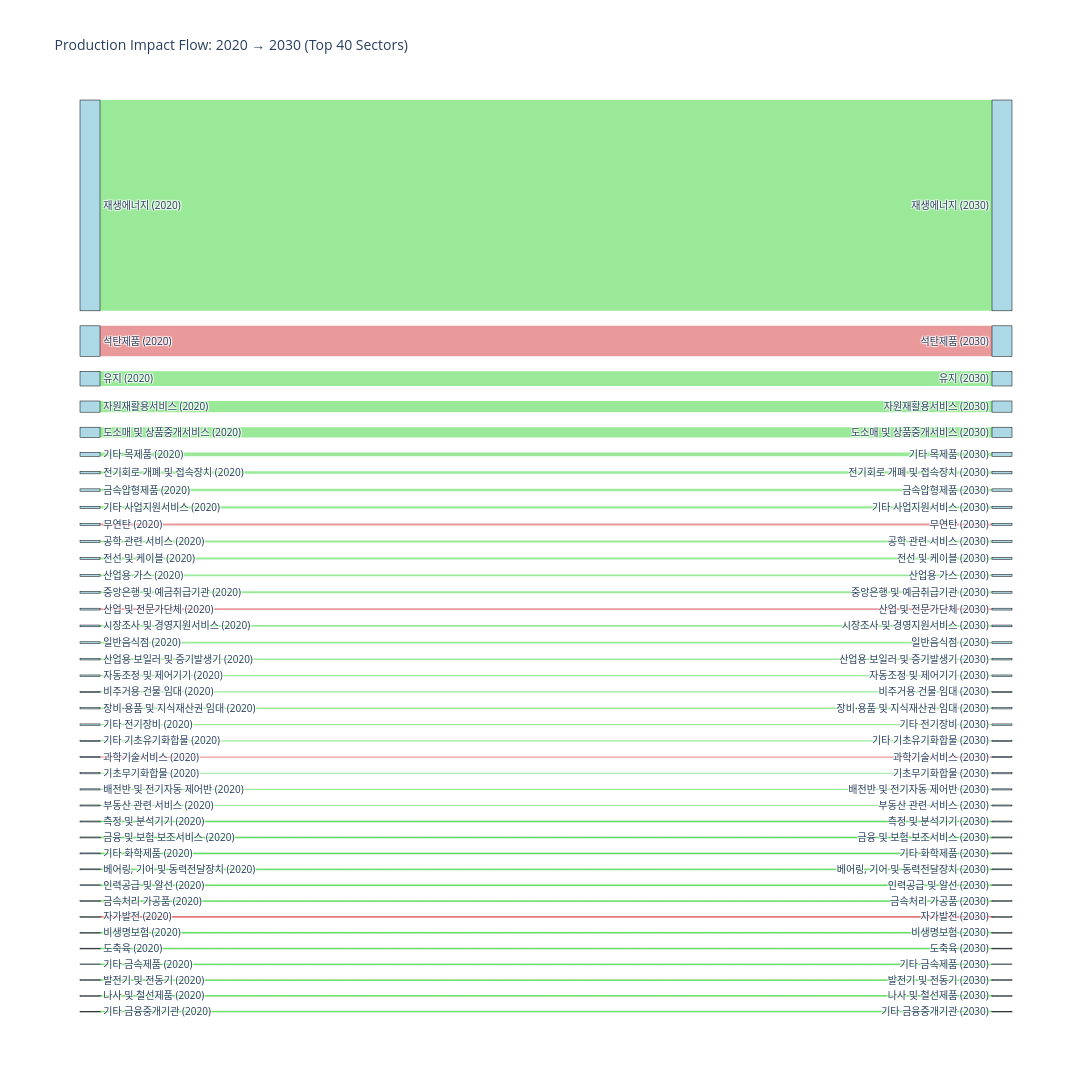

Notebook source saved alongside this figure:
### Code cell
# Sankey diagram for sankey_total_prod (2020 to 2030, Top 40 sectors)
import plotly.graph_objects as go
import IPython
import os

# Read sankey_total_prod data
sankey_total_prod = pd.read_excel('data/full sector_total.xlsx', sheet_name='total_production')

# Extract top 40 sectors based on absolute values in 2030
sankey_data = sankey_total_prod.copy()
sankey_data['abs_2030'] = sankey_data[2030].abs()
top_40_sectors = sankey_data.nlargest(40, 'abs_2030')

# Prepare data for Sankey
sources = []
targets = []
values = []
colors = []

# Create labels: sector names for 2020 and 2030
sector_names = top_40_sectors['sector name'].tolist()
labels_2020 = [f"{name} (2020)" for name in sector_names]
labels_2030 = [f"{name} (2030)" for name in sector_names]
labels = labels_2020 + labels_2030

# Create flows from 2020 to 2030
for idx, row in top_40_sectors.iterrows():
    source_idx = sector_names.index(row['sector name'])
    target_idx = len(sector_names) + sector_names.index(row['sector name'])

    # Use 2030 value as flow width (take absolute value)
    value = abs(row[2030])

    # Color flows based on positive (green) or negative (red) impact
    if row[2030] > 0:
        color = "rgba(0, 200, 0, 0.4)"
    else:
        color = "rgba(200, 0, 0, 0.4)"

    sources.append(source_idx)
    targets.append(target_idx)
    values.append(value)
    colors.append(color)

# Create Sankey diagram
fig = go.Figure(data=[go.Sankey(
    node=dict(
        pad=15,
        thickness=20,
        line=dict(color="black", width=0.5),
        label=labels,
        color="lightblue"
    ),
    link=dict(
        source=sources,
        target=targets,
        value=values,
        color=colors
    )
)])

fig.update_layout(
    title_text="Production Impact Flow: 2020 → 2030 (Top 40 Sectors)",
    font_size=10,
    height=1400,
    width=1600
)

# Save figure as a static image (JPG)
# Ensure the output directory exists
output_dir = "output"
if not os.path.exists(output_dir):
    os.makedirs(output_dir)

img_path = os.path.join(output_dir, "sankey_prod_2020_2030.jpg")

try:
    fig.write_image(img_path, format="jpg")
    print(f"Sankey diagram saved to '{img_path}'")
    # Show a download link in Jupyter/IPython
    from IPython.display import display, FileLink
    display(FileLink(img_path))
except ValueError as e:
    print("Image export failed. Please ensure 'kaleido' is installed. Run:")
    print("!pip install -U kaleido")
    print(str(e))

# (Optional) Still show interactive HTML and save as before
fig.write_html('output/sankey_prod_2020_2030.html')
fig.show()

### Figure 1 — Plotly figure (JSON) as saved in the notebook; plotly's stock layout.template omitted (floating-point values rounded to 4 significant figures)
{"data": [{"link": {"color": ["rgba(0, 200, 0, 0.4)", "rgba(200, 0, 0, 0.4)", "rgba(0, 200, 0, 0.4)", "rgba(0, 200, 0, 0.4)", "rgba(0, 200, 0, 0.4)", "rgba(0, 200, 0, 0.4)", "rgba(0, 200, 0, 0.4)", "rgba(0, 200, 0, 0.4)", "rgba(0, 200, 0, 0.4)", "rgba(200, 0, 0, 0.4)", "rgba(0, 200, 0, 0.4)", "rgba(0, 200, 0, 0.4)", "rgba(0, 200, 0, 0.4)", "rgba(0, 200, 0, 0.4)", "rgba(200, 0, 0, 0.4)", "rgba(0, 200, 0, 0.4)", "rgba(0, 200, 0, 0.4)", "rgba(0, 200, 0, 0.4)", "rgba(0, 200, 0, 0.4)", "rgba(0, 200, 0, 0.4)", "rgba(0, 200, 0, 0.4)", "rgba(0, 200, 0, 0.4)", "rgba(0, 200, 0, 0.4)", "rgba(200, 0, 0, 0.4)", "rgba(0, 200, 0, 0.4)", "rgba(0, 200, 0, 0.4)", "rgba(0, 200, 0, 0.4)", "rgba(0, 200, 0, 0.4)", "rgba(0, 200, 0, 0.4)", "rgba(0, 200, 0, 0.4)", "rgba(0, 200, 0, 0.4)", "rgba(0, 200, 0, 0.4)", "rgba(0, 200, 0, 0.4)", "rgba(200, 0, 0, 0.4)", "rgba(0, 200, 0, 0.4)", "rgba(0, 200, 0, 0.4)", "rgba(0, 200, 0, 0.4)", "rgba(0, 200, 0, 0.4)", "rgba(0, 200, 0, 0.4)", "rgba(0, 200, 0, 0.4)"], "source": [0, 1, 2, 3, 4, 5, 6, 7, 8, 9, 10, 11, 12, 13, 14, 15, 16, 17, 18, 19, 20, 21, 22, 23, 24, 25, 26, 27, 28, 29, 30, 31, 32, 33, 34, 35, 36, 37, 38, 39], "target": [40, 41, 42, 43, 44, 45, 46, 47, 48, 49, 50, 51, 52, 53, 54, 55, 56, 57, 58, 59, 60, 61, 62, 63, 64, 65, 66, 67, 68, 69, 70, 71, 72, 73, 74, 75, 76, 77, 78, 79], "value": [21820000.0, 3152000.0, 1523000.0, 1159000.0, 1057000.0, 403400.0, 265600.0, 244400.0, 225500.0, 214800.0, 209000.0, 199600.0, 196200.0, 193200.0, 192500.0, 180300.0, 175900.0, 152400.0, 137900.0, 137000.0, 135800.0, 135700.0, 130200.0, 123800.0, 120600.0, 116300.0, 105700.0, 101100.0, 99520.0, 98450.0, 95170.0, 88200.0, 87220.0, 86560.0, 84530.0, 83660.0, 80320.0, 79300.0, 78160.0, 76080.0]}, "node": {"color": "lightblue", "label": ["재생에너지 (2020)", "석탄제품 (2020)", "유지 (2020)", "자원재활용서비스 (2020)", "도소매 및 상품중개서비스 (2020)", "기타 목제품 (2020)", "전기회로 개폐 및 접속장치 (2020)", "금속압형제품 (2020)", "기타 사업지원서비스 (2020)", "무연탄 (2020)", "공학 관련 서비스 (2020)", "전선 및 케이블 (2020)", "산업용 가스 (2020)", "중앙은행 및 예금취급기관 (2020)", "산업 및 전문가단체 (2020)", "시장조사 및 경영지원서비스 (2020)", "일반음식점 (2020)", "산업용 보일러 및 증기발생기 (2020)", "자동조정 및 제어기기 (2020)", "비주거용 건물 임대 (2020)", "장비·용품 및 지식재산권 임대 (2020)", "기타 전기장비 (2020)", "기타 기초유기화합물 (2020)", "과학기술서비스 (2020)", "기초무기화합물 (2020)", "배전반 및 전기자동 제어반 (2020)", "부동산 관련 서비스 (2020)", "측정 및 분석기기 (2020)", "금융 및 보험 보조서비스 (2020)", "기타 화학제품 (2020)", "베어링, 기어 및 동력전달장치 (2020)", "인력공급 및 알선 (2020)", "금속처리 가공품 (2020)", "자가발전 (2020)", "비생명보험 (2020)", "도축육 (2020)", "기타 금속제품 (2020)", "발전기 및 전동기 (2020)", "나사 및 철선제품 (2020)", "기타 금융중개기관 (2020)", "재생에너지 (2030)", "석탄제품 (2030)", "유지 (2030)", "자원재활용서비스 (2030)", "도소매 및 상품중개서비스 (2030)", "기타 목제품 (2030)", "전기회로 개폐 및 접속장치 (2030)", "금속압형제품 (2030)", "기타 사업지원서비스 (2030)", "무연탄 (2030)", "공학 관련 서비스 (2030)", "전선 및 케이블 (2030)", "산업용 가스 (2030)", "중앙은행 및 예금취급기관 (2030)", "산업 및 전문가단체 (2030)", "시장조사 및 경영지원서비스 (2030)", "일반음식점 (2030)", "산업용 보일러 및 증기발생기 (2030)", "자동조정 및 제어기기 (2030)", "비주거용 건물 임대 (2030)", "장비·용품 및 지식재산권 임대 (2030)", "기타 전기장비 (2030)", "기타 기초유기화합물 (2030)", "과학기술서비스 (2030)", "기초무기화합물 (2030)", "배전반 및 전기자동 제어반 (2030)", "부동산 관련 서비스 (2030)", "측정 및 분석기기 (2030)", "금융 및 보험 보조서비스 (2030)", "기타 화학제품 (2030)", "베어링, 기어 및 동력전달장치 (2030)", "인력공급 및 알선 (2030)", "금속처리 가공품 (2030)", "자가발전 (2030)", "비생명보험 (2030)", "도축육 (2030)", "기타 금속제품 (2030)", "발전기 및 전동기 (2030)", "나사 및 철선제품 (2030)", "기타 금융중개기관 (2030)"], "line": {"color": "black", "width": 0.5}, "pad": 15, "thickness": 20}, "type": "sankey"}], "layout": {"font": {"size": 10}, "height": 1400, "title": {"text": "Production Impact Flow: 2020 → 2030 (Top 40 Sectors)"}, "width": 1600}}
